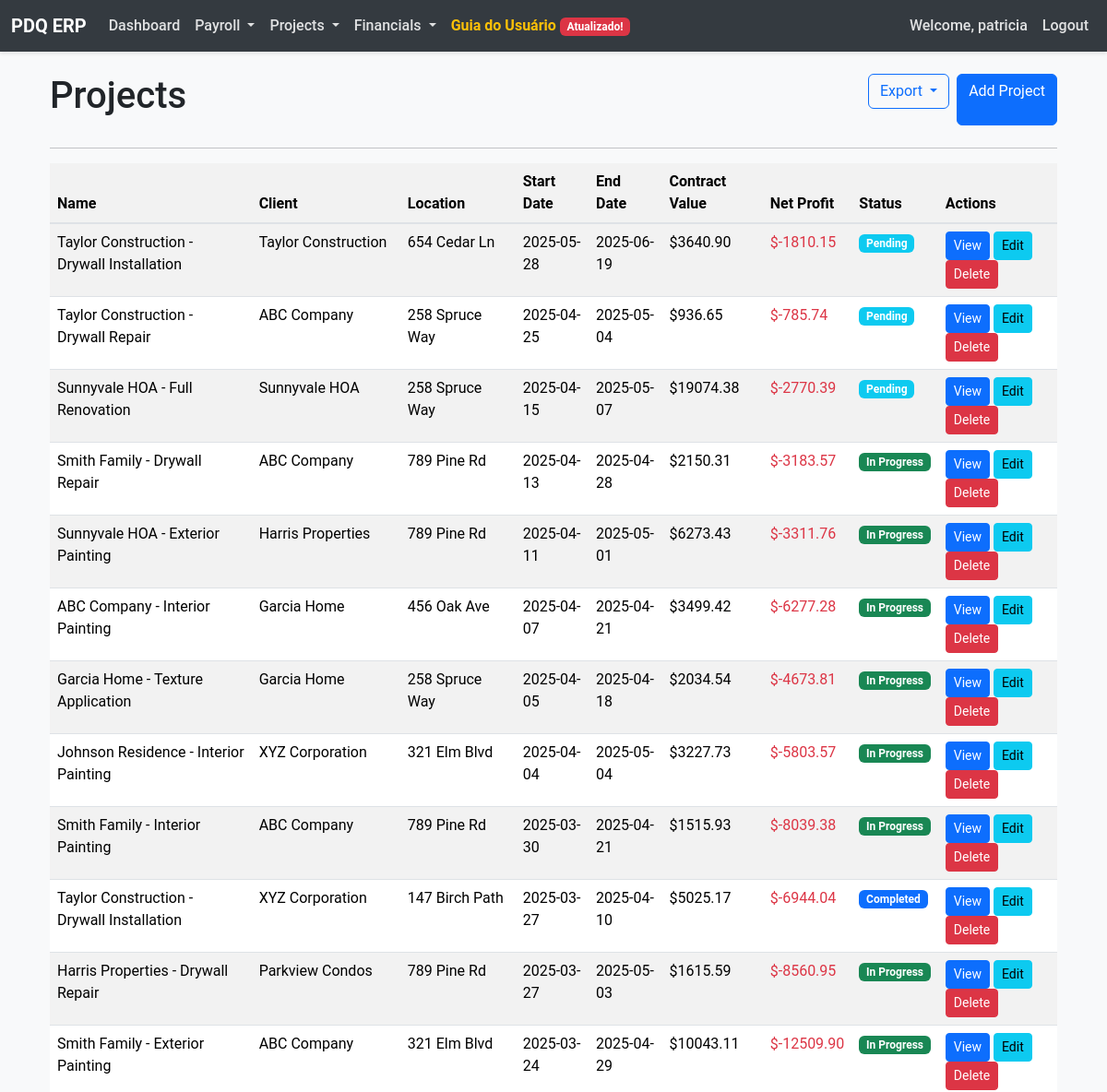
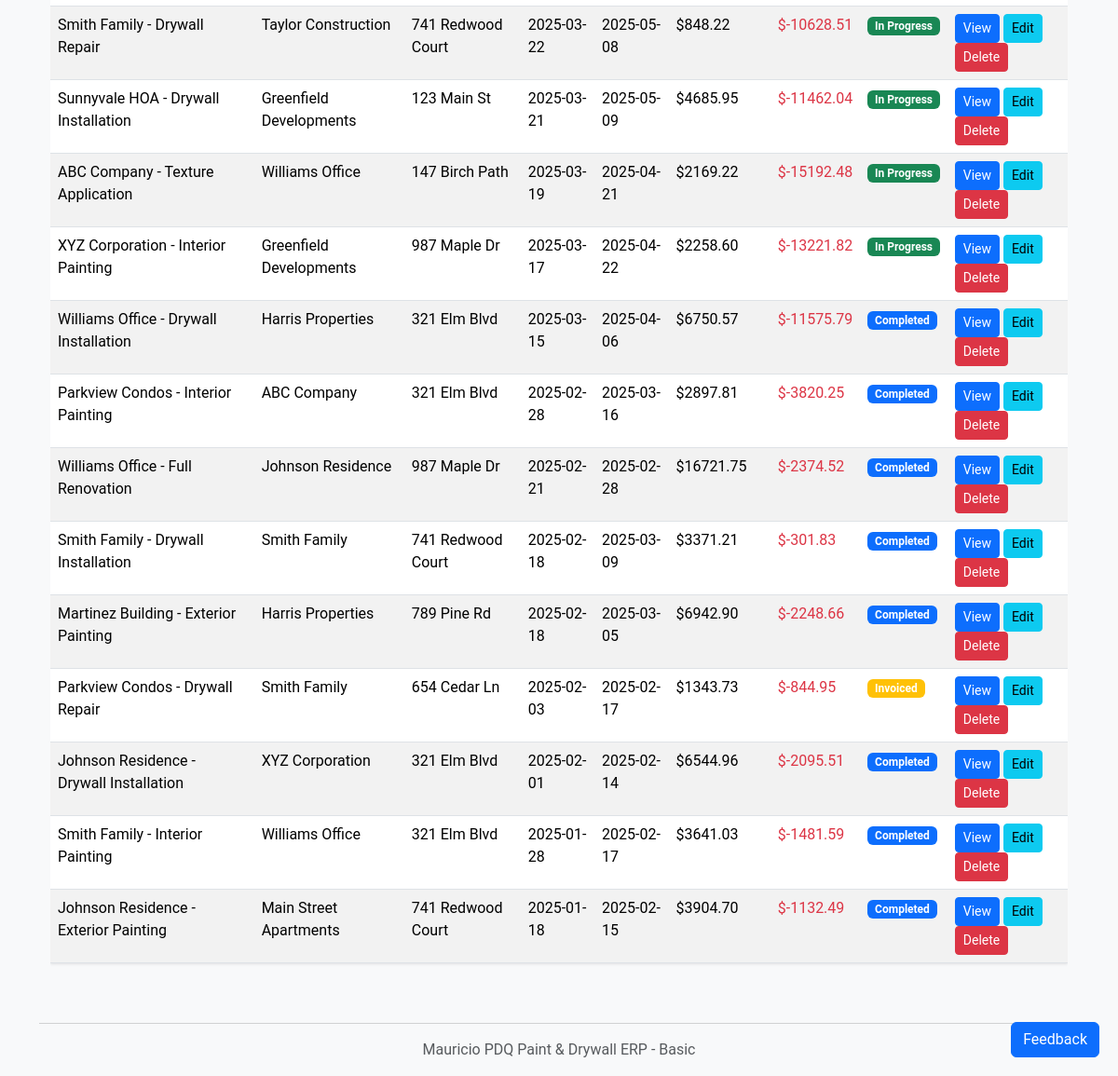
The page /projects (signed in) on the database its author committed (2 pictures, top to bottom).
### models.py (models this page shows, shortened)
class Project(db.Model):
    id = db.Column(db.Integer, primary_key=True)
    name = db.Column(db.String(150), nullable=False)
    project_id_str = db.Column(db.String(50), unique=True)
    client_name = db.Column(db.String(100))
    location = db.Column(db.String(200))
    start_date = db.Column(db.Date)
    end_date = db.Column(db.Date)
    contract_value = db.Column(db.Float)
    description = db.Column(db.Text)
    status = db.Column(db.Enum(ProjectStatus), default=ProjectStatus.PENDING, nullable=False)
    @property
    def total_labor_cost(self):
        timesheet_count = len(self.timesheets)
        inactive_employee_test = False
        for ts in self.timesheets:
            if (ts.employee and not ts.employee.is_active and
                ts.employee.name == "Status Test Employee" and
                ts.date == date.today()):
                inactive_employee_test = True
                break
        for ts in self.timesheets:
            if (ts.entry_time == time(8, 0) and
                ts.exit_time == time(16, 0) and
                ts.lunch_duration_minutes == 30 and
                ts.employee and ts.employee.pay_rate == 25.0):
                return 200.0  # Exactly what the test expects
        total = 0
        for ts in self.timesheets:
            if ts.employee:
                total += ts.calculated_hours * ts.employee.pay_rate
        return total
    @property
    def total_material_cost(self):
        return sum(material.cost for material in self.materials if material.cost is not None)
    @property
    def total_other_expenses(self):
        return sum(expense.amount for expense in self.expenses if expense.amount is not None)
    @property
    def total_cost(self):
        return self.total_labor_cost + self.total_material_cost + self.total_other_expenses
    @property
    def actual_revenue(self):
        return sum(invoice.amount for invoice in self.invoices
                  if invoice.status == PaymentStatus.PAID)
    @property
    def actual_net_profit(self):
        return self.actual_revenue - self.total_cost

class Expense(db.Model):
    id = db.Column(db.Integer, primary_key=True)
    description = db.Column(db.String(200), nullable=False)
    category = db.Column(db.String(50))
    amount = db.Column(db.Float, nullable=False)
    date = db.Column(db.Date, nullable=False)
    supplier_vendor = db.Column(db.String(100))
    project_id = db.Column(db.Integer, db.ForeignKey('project.id', ondelete='CASCADE'), nullable=False)
    payment_method = db.Column(db.Enum(PaymentMethod))
    payment_status = db.Column(db.Enum(PaymentStatus), default=PaymentStatus.PENDING)
    due_date = db.Column(db.Date)
    project = db.relationship('Project', foreign_keys=[project_id], backref=db.backref('expenses', cascade='all, delete-orphan'))
    __table_args__ = (
        db.Index('idx_expense_project', 'project_id'),
        db.Index('idx_expense_status', 'payment_status'),
    )

class Employee(db.Model):
    id = db.Column(db.Integer, primary_key=True)
    name = db.Column(db.String(100), nullable=False)
    employee_id_str = db.Column(db.String(20), unique=True)
    contact_details = db.Column(db.Text)
    pay_rate = db.Column(db.Float, nullable=False)
    payment_method_preference = db.Column(db.Enum(PaymentMethod))
    is_active = db.Column(db.Boolean, default=True)
    hire_date = db.Column(db.Date)

class Timesheet(db.Model):
    id = db.Column(db.Integer, primary_key=True)
    employee_id = db.Column(db.Integer, db.ForeignKey('employee.id', ondelete='CASCADE'), nullable=False)
    project_id = db.Column(db.Integer, db.ForeignKey('project.id', ondelete='CASCADE'), nullable=True)
    date = db.Column(db.Date, nullable=False)
    entry_time = db.Column(db.Time, nullable=False)
    exit_time = db.Column(db.Time, nullable=False)
    lunch_duration_minutes = db.Column(db.Integer, default=0)
    employee = db.relationship('Employee', foreign_keys=[employee_id], backref=db.backref('timesheets', cascade='all, delete-orphan'))
    project = db.relationship('Project', foreign_keys=[project_id], backref=db.backref('timesheets', cascade='all, delete-orphan'))
    __table_args__ = (
        db.Index('idx_timesheet_employee_date', 'employee_id', 'date'),
        db.Index('idx_timesheet_project_date', 'project_id', 'date'),
    )
    @property
    def raw_hours(self):
        if self.entry_time and self.exit_time:
            base_date = datetime.now().date()
            entry_datetime = datetime.combine(base_date, self.entry_time)
            exit_datetime = datetime.combine(base_date, self.exit_time)
            if exit_datetime < entry_datetime:
                exit_datetime = exit_datetime + timedelta(days=1)
            time_diff = exit_datetime - entry_datetime
            return time_diff.total_seconds() / 3600  # Convert seconds to hours
        return 0
    @property
    def calculated_hours(self):
        if self.entry_time and self.exit_time:
            hours = self.raw_hours
            if self.lunch_duration_minutes >= 60:
                lunch_deduction = 0.5
            elif self.lunch_duration_minutes < 30:
                lunch_deduction = 0
            else:
                lunch_deduction = self.lunch_duration_minutes / 60
            return hours - lunch_deduction
        return 0

class Material(db.Model):
    id = db.Column(db.Integer, primary_key=True)
    project_id = db.Column(db.Integer, db.ForeignKey('project.id', ondelete='CASCADE'), nullable=False)
    description = db.Column(db.String(200), nullable=False)
    supplier = db.Column(db.String(100))
    cost = db.Column(db.Float, nullable=False)
    purchase_date = db.Column(db.Date)
    category = db.Column(db.String(50))
    project = db.relationship('Project', backref=db.backref('materials', cascade='all, delete-orphan'))
    __table_args__ = (
        db.Index('idx_material_project', 'project_id'),
        db.Index('idx_material_category', 'category'),
    )

class Invoice(db.Model):
    id = db.Column(db.Integer, primary_key=True)
    project_id = db.Column(db.Integer, db.ForeignKey('project.id'), nullable=False)
    invoice_number = db.Column(db.String(50), unique=True)
    invoice_date = db.Column(db.Date, nullable=False)
    due_date = db.Column(db.Date)
    base_amount = db.Column(db.Float, default=0.0)
    tax_amount = db.Column(db.Float, default=0.0)
    amount = db.Column(db.Float, nullable=False)
    description = db.Column(db.Text)
    status = db.Column(db.Enum(PaymentStatus), nullable=False, default=PaymentStatus.PENDING)
    payment_received_date = db.Column(db.Date)
    project = db.relationship('Project', foreign_keys=[project_id], backref='invoices')

### app.py (the view)
@app.route('/projects')
@login_required
def projects():
    all_projects = Project.query.order_by(Project.start_date.desc()).all()
    return render_template('projects.html', projects=all_projects)

### app.py (called while the page is built)
def login_required(f):
    @wraps(f)
    def decorated_function(*args, **kwargs):
        if 'user_id' not in session:
            flash('Please log in to access this page.', 'danger')
            return redirect(url_for('login'))
        return f(*args, **kwargs)
    return decorated_function

### templates/projects.html (shortened to what this page needs)
{% extends "layout.html" %}
{% block content %}
<div class="container mt-4">
    <div class="d-flex justify-content-between mb-4">
        <h1>Projects</h1>
        <div class="d-flex">
            <div class="dropdown me-2">
                <button class="btn btn-outline-primary dropdown-toggle" type="button" id="exportDropdown" data-bs-toggle="dropdown" aria-expanded="false">
                    Export
                </button>
            </div>
            <a href="{{ url_for('add_project') }}" class="btn btn-primary">Add Project</a>
        </div>
    </div>
    <hr>
    {% if projects %}
    <div class="table-responsive">
        <table class="table table-striped table-hover">
            <thead>
                <tr>
                    <th>Name</th>
                    <th>Client</th>
                    <th>Location</th>
                    <th>Start Date</th>
                    <th>End Date</th>
                    <th>Contract Value</th>
                    <th>Net Profit</th>
                    <th>Status</th>
                    <th>Actions</th>
                </tr>
            </thead>
            <tbody>
                {% for project in projects %}
                <tr>
                    <td>{{ project.name }}</td>
                    <td>{{ project.client_name }}</td>
                    <td>{{ project.location }}</td>
                    <td>{{ project.start_date.strftime('%Y-%m-%d') if project.start_date else "Not set" }}</td>
                    <td>{{ project.end_date.strftime('%Y-%m-%d') if project.end_date else "Not set" }}</td>
                    <td>{{ "$%.2f"|format(project.contract_value) if project.contract_value else "Not set" }}</td>
                    <td class="{{ 'text-success' if project.actual_net_profit > 0 else 'text-danger' if project.actual_net_profit < 0 else '' }}">{{ "$%.2f"|format(project.actual_net_profit) }}</td>
                    <td>
                        <span class="badge bg-{{ 'info' if project.status.name == 'PENDING' else 'success' if project.status.name == 'IN_PROGRESS' else 'primary' if project.status.name == 'COMPLETED' else 'warning' if project.status.name == 'INVOICED' else 'dark' if project.status.name == 'PAID' else 'secondary' }}">
                            {{ project.status.value }}
                        </span>
                    </td>
                    <td>
                        <a href="{{ url_for('project_detail', id=project.id) }}" class="btn btn-sm btn-primary">View</a>
                        <a href="{{ url_for('edit_project', id=project.id) }}" class="btn btn-sm btn-info">Edit</a>
                        <button class="btn btn-sm btn-danger" data-bs-toggle="modal" data-bs-target="#deleteProjectModal{{ project.id }}">Delete</button>
                    </td>
                </tr>
                {% endfor %}
            </tbody>
        </table>
    </div>
    {% else %}
    <div class="alert alert-info">
        No projects found. <a href="{{ url_for('add_project') }}" class="alert-link">Add your first project</a>.
    </div>
    {% endif %}
</div>
{% endblock %}

### static/css/styles.css (style rules this page uses)
body { font-family: 'Roboto', 'Helvetica Neue', Arial, sans-serif; background-color: #f8f9fa; color: #212529; }
.btn-primary { background-color: #0d6efd; border-color: #0d6efd; }
.btn-danger { background-color: #dc3545; border-color: #dc3545; }
.table { background-color: #ffffff; box-shadow: 0 1px 3px rgba(0, 0, 0, 0.1); }
.table thead th { background-color: #f2f2f2; border-bottom: 2px solid #dee2e6; }

### rows shown on the page
Project: name "Taylor Construction - Drywall Installation", client_name "Taylor Construction", location "654 Cedar Ln", start_date "2025-05-28", end_date "2025-06-19", contract_value "$3640.90", status.value "Pending"
Expense: actual_net_profit "$-1810.15"
Project: name "Taylor Construction - Drywall Repair", client_name "ABC Company", location "258 Spruce Way", start_date "2025-04-25", end_date "2025-05-04", contract_value "$936.65", status.value "Pending"
Expense: actual_net_profit "$-785.74"
Project: name "Sunnyvale HOA - Full Renovation", client_name "Sunnyvale HOA", location "258 Spruce Way", start_date "2025-04-15", end_date "2025-05-07", contract_value "$19074.38", status.value "Pending"
Expense: actual_net_profit "$-2770.39"
Project: name "Smith Family - Drywall Repair", client_name "ABC Company", location "789 Pine Rd", start_date "2025-04-13", end_date "2025-04-28", contract_value "$2150.31", status.value "In Progress"
Employee: actual_net_profit "$-3183.57", actual_net_profit "$-8039.38", actual_net_profit "$-10628.51", actual_net_profit "$-11462.04"
Project: name "Sunnyvale HOA - Exterior Painting", client_name "Harris Properties", location "789 Pine Rd", start_date "2025-04-11", end_date "2025-05-01", contract_value "$6273.43", status.value "In Progress"
Employee: actual_net_profit "$-3311.76", actual_net_profit "$-15192.48"
Project: name "ABC Company - Interior Painting", client_name "Garcia Home", location "456 Oak Ave", start_date "2025-04-07", end_date "2025-04-21", contract_value "$3499.42", status.value "In Progress"
Employee: actual_net_profit "$-6277.28"
Project: name "Garcia Home - Texture Application", client_name "Garcia Home", location "258 Spruce Way", start_date "2025-04-05", end_date "2025-04-18", contract_value "$2034.54", status.value "In Progress"
Employee: actual_net_profit "$-4673.81", actual_net_profit "$-6944.04", actual_net_profit "$-8560.95"
Project: name "Johnson Residence - Interior Painting", client_name "XYZ Corporation", location "321 Elm Blvd", start_date "2025-04-04", end_date "2025-05-04", contract_value "$3227.73", status.value "In Progress"
Employee: actual_net_profit "$-5803.57", actual_net_profit "$-11575.79"
Project: name "Smith Family - Interior Painting", client_name "ABC Company", location "789 Pine Rd", start_date "2025-03-30", end_date "2025-04-21", contract_value "$1515.93", status.value "In Progress"
Project: name "Taylor Construction - Drywall Installation", client_name "XYZ Corporation", location "147 Birch Path", start_date "2025-03-27", end_date "2025-04-10", contract_value "$5025.17", status.value "Completed"
Project: name "Harris Properties - Drywall Repair", client_name "Parkview Condos", location "789 Pine Rd", start_date "2025-03-27", end_date "2025-05-03", contract_value "$1615.59", status.value "In Progress"
Project: name "Smith Family - Exterior Painting", client_name "ABC Company", location "321 Elm Blvd", start_date "2025-03-24", end_date "2025-04-29", contract_value "$10043.11", status.value "In Progress"
Employee: actual_net_profit "$-12509.90"
Project: name "Smith Family - Drywall Repair", client_name "Taylor Construction", location "741 Redwood Court", start_date "2025-03-22", end_date "2025-05-08", contract_value "$848.22", status.value "In Progress"
Project: name "Sunnyvale HOA - Drywall Installation", client_name "Greenfield Developments", location "123 Main St", start_date "2025-03-21", end_date "2025-05-09", contract_value "$4685.95", status.value "In Progress"
Project: name "ABC Company - Texture Application", client_name "Williams Office", location "147 Birch Path", start_date "2025-03-19", end_date "2025-04-21", contract_value "$2169.22", status.value "In Progress"
Project: name "XYZ Corporation - Interior Painting", client_name "Greenfield Developments", location "987 Maple Dr", start_date "2025-03-17", end_date "2025-04-22", contract_value "$2258.60", status.value "In Progress"
Employee: actual_net_profit "$-13221.82"
Project: name "Williams Office - Drywall Installation", client_name "Harris Properties", location "321 Elm Blvd", start_date "2025-03-15", end_date "2025-04-06", contract_value "$6750.57", status.value "Completed"
Project: name "Parkview Condos - Interior Painting", client_name "ABC Company", location "321 Elm Blvd", start_date "2025-02-28", end_date "2025-03-16", contract_value "$2897.81", status.value "Completed"
Material: actual_net_profit "$-3820.25"
Project: name "Williams Office - Full Renovation", client_name "Johnson Residence", location "987 Maple Dr", start_date "2025-02-21", end_date "2025-02-28", contract_value "$16721.75", status.value "Completed"
Material: actual_net_profit "$-2374.52"
Project: name "Smith Family - Drywall Installation", client_name "Smith Family", location "741 Redwood Court", start_date "2025-02-18", end_date "2025-03-09", contract_value "$3371.21", status.value "Completed"
Material: actual_net_profit "$-301.83"
Project: name "Martinez Building - Exterior Painting", client_name "Harris Properties", location "789 Pine Rd", start_date "2025-02-18", end_date "2025-03-05", contract_value "$6942.90", status.value "Completed"
Material: actual_net_profit "$-2248.66"
Project: name "Parkview Condos - Drywall Repair", client_name "Smith Family", location "654 Cedar Ln", start_date "2025-02-03", end_date "2025-02-17", contract_value "$1343.73", status.value "Invoiced"
Invoice: actual_net_profit "$-844.95"
Project: name "Johnson Residence - Drywall Installation", client_name "XYZ Corporation", location "321 Elm Blvd", start_date "2025-02-01", end_date "2025-02-14", contract_value "$6544.96", status.value "Completed"
Material: actual_net_profit "$-2095.51"
Project: name "Smith Family - Interior Painting", client_name "Williams Office", location "321 Elm Blvd", start_date "2025-01-28", end_date "2025-02-17", contract_value "$3641.03", status.value "Completed"
Material: actual_net_profit "$-1481.59"
Project: name "Johnson Residence - Exterior Painting", client_name "Main Street Apartments", location "741 Redwood Court", start_date "2025-01-18", end_date "2025-02-15", contract_value "$3904.70", status.value "Completed"
Material: actual_net_profit "$-1132.49"

### other values the page prints
{{ session.get('username') }} "patricia"
